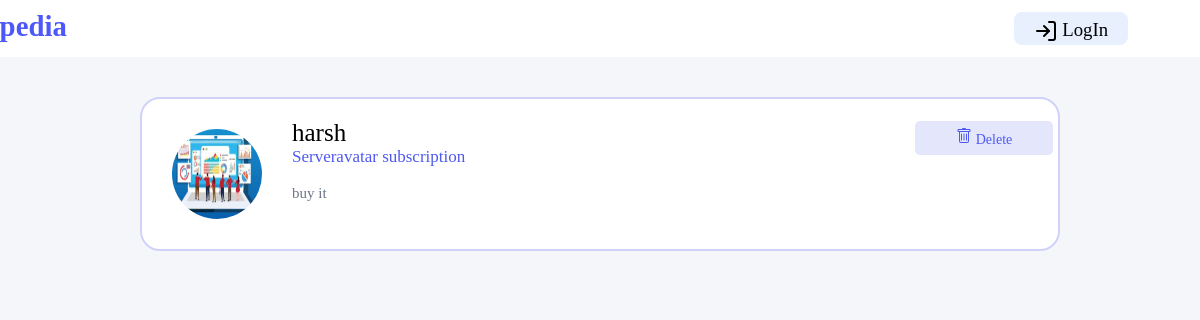
The app's page /post/18/ with its own data.
### blog/models.py (models this page shows, shortened)
class Post(models.Model):
	title = models.CharField(max_length=100,name='title')
	file = models.FileField(null=True,blank=True,upload_to='Files',name='file')
	content = models.TextField(name='content')
	date_posted = models.DateTimeField(default=timezone.now)
	author = models.ForeignKey(User, on_delete=models.CASCADE)

### users/models.py (models this page shows, shortened)
class Profile(models.Model):
    user = models.OneToOneField(User, on_delete=models.CASCADE)
    image = models.ImageField(default='default.jpg', upload_to='profile_pics')

### blog/views.py (the view)
# urls.py: path('post/<int:pk>/', PostDetailView.as_view(), name='post-detail'),
class PostDetailView(DetailView):
    model = Post
    template_name = 'blog/post_detail.html'

### blog/templates/blog/post_detail.html (shortened to what this page needs)
{% extends "blog/base.html" %}
{% block content %}
<div class="home">
    <div>
        <a href="{{ object.author.profile.image.url }} " target="_blank"> <img class="image" src="{{ object.author.profile.image.url }}  "></a>
    </div>
    <div class="details">
        <text class="items itmes1">{{ object.author }}</text>
        <br>
        <text class="items itmes2">{{ post.title }}</text>
        <br><br>
        <text class="items itmes3">{{ post.content }}</text>
        <br>
    </div>
    <div class="downl">
        <a href="{% url 'post-delete' object.id %}">
        <button class="delbtnss" type="submit" name="Delete">
            Delete
        </button></a>
    </div>
{% endblock content %}

### blog/static/blog/style.css (style rules this page uses)
* { margin:0; padding:0; font-family: 'cera pro', Times, serif; text-decoration: None; }
body { background-color:rgb(245,246,250); }
.home { margin:40px 140px; background-color:white; border: 2px solid rgb(208,210,250); border-radius:20px; display:flex; }
.image { margin:30px; border-radius:50%; height:90px; width:90px; }
.details { padding:20px 0px 0px 0px; }
.itmes1 { font-size:25px; color:rgb(0,0,0); }
.itmes2 { font-size:17px; color:rgb(79,88,240); }
.itmes3 { color:rgb(107,118,139); font-size:15px; }
.downl { margin: 22px 0px 0px 450px; }
a { color:inherit; text-decoration:None; }
.delbtnss { padding:7px 41px; font-size:14px; background-color:rgb(228,230,252); color:rgb(79,88,240); border:None; border-radius:5px; cursor: pointer; }

### records on screen
Post: author.profile.image (picture), author "harsh", title "Serveravatar subscription", content "buy it"
